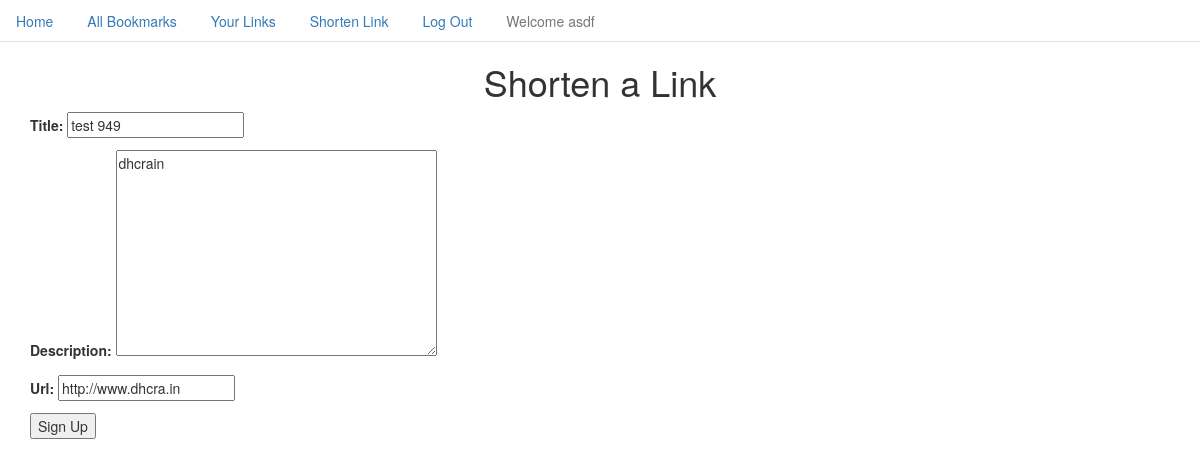
Page /accounts/profile/edit_link/12/ (signed in) on the earlier database version.
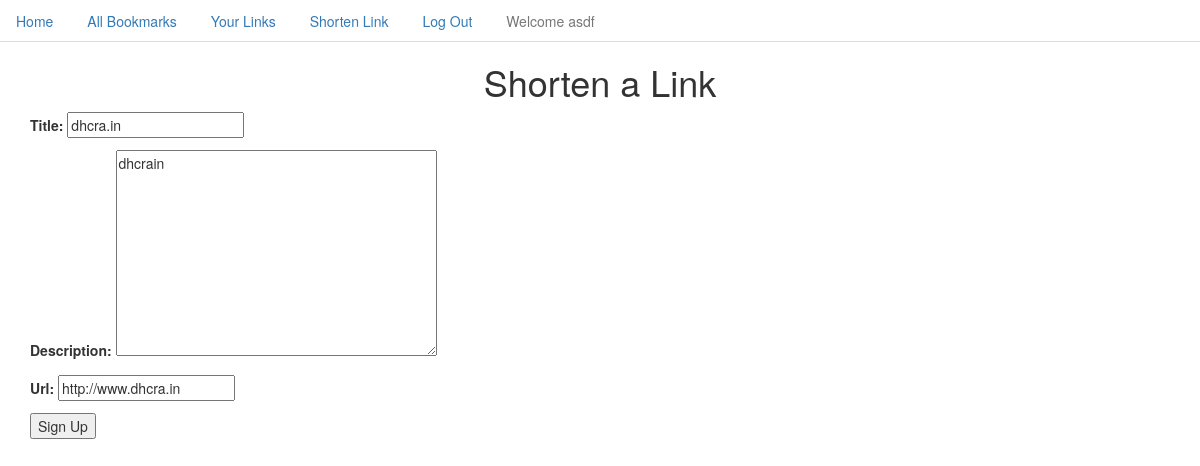
Same page on the later database version.
### short_app/models.py (models this page shows, shortened)
class Bookmark(models.Model):
    title = models.CharField(max_length=60)
    description = models.TextField()
    url = models.URLField()
    created = models.DateTimeField(auto_now_add=True)
    hash_id = models.CharField(max_length=10, null=True)
    count = models.IntegerField(default=0)
    user = models.ForeignKey(User)
    class Meta:
        ordering = ["-created"]

### short_app/views.py (the view)
# urls.py: url(r'^accounts/profile/edit_link/(?P<pk>\d+)/$', views.EditBookmark.as_view(), name='edit_bookmark_view'),
class EditBookmark(LoginRequiredMixin, UpdateView):
    model = Bookmark
    fields = ['title', 'description', 'url']
    success_url = '/accounts/profile/'
    template_name = 'update.html'

### templates/update.html (shortened to what this page needs)
{% extends 'base.html' %}
{% block content %}
    <h1 class="text-center">Shorten a Link</h1>
    <div class="">
        <form action="" method="post" class="">
            {{ form.as_p }}
            <input type="submit" value="Sign Up">
        </form>
    </div>
{% endblock %}

Differences in the rows shown:
changed Bookmark "dhcrain": title "test 949" → "dhcra.in"
